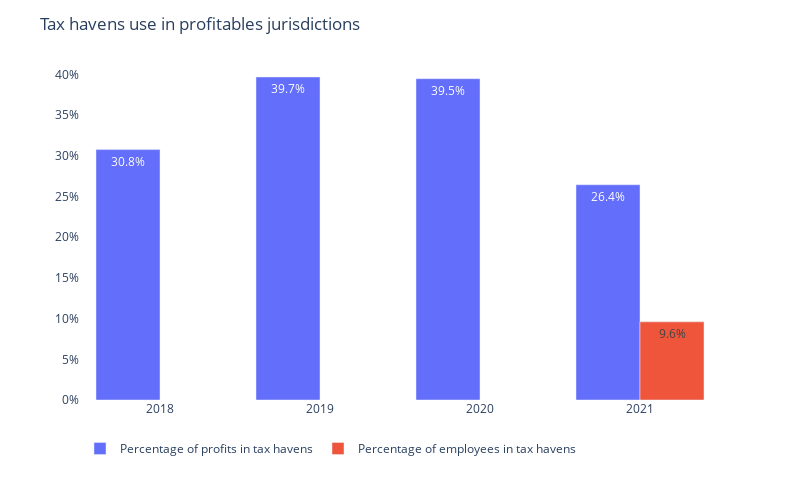

Source (notebook cell):
### Code cell
print(company)
display_tax_havens_use_evolution(df=df, company=company)

### Figure 1 — Plotly figure (JSON) as saved in the notebook; plotly's stock layout.template omitted (floating-point values rounded to 4 significant figures)
{"data": [{"alignmentgroup": "True", "hovertemplate": "variable=Percentage of profits in tax havens<br>year=%{x}<br>value=%{y}<extra></extra>", "legendgroup": "Percentage of profits in tax havens", "marker": {"color": "#636efa", "pattern": {"shape": ""}}, "name": "Percentage of profits in tax havens", "offsetgroup": "Percentage of profits in tax havens", "orientation": "v", "showlegend": true, "textposition": "auto", "texttemplate": "%{y:.1%}", "type": "bar", "x": [2018, 2019, 2020, 2021], "xaxis": "x", "y": [0.3077, 0.3969, 0.3948, 0.2645], "yaxis": "y"}, {"alignmentgroup": "True", "hovertemplate": "variable=Percentage of employees in tax havens<br>year=%{x}<br>value=%{y}<extra></extra>", "legendgroup": "Percentage of employees in tax havens", "marker": {"color": "#EF553B", "pattern": {"shape": ""}}, "name": "Percentage of employees in tax havens", "offsetgroup": "Percentage of employees in tax havens", "orientation": "v", "showlegend": true, "textposition": "auto", "texttemplate": "%{y:.1%}", "type": "bar", "x": [2018, 2019, 2020, 2021], "xaxis": "x", "y": [null, null, null, 0.09602], "yaxis": "y"}], "layout": {"barmode": "group", "height": 480, "legend": {"orientation": "h", "title": {"text": ""}, "tracegroupgap": 0}, "margin": {"t": 60}, "plot_bgcolor": "white", "title": {"text": "Tax havens use in profitables jurisdictions"}, "width": 800, "xaxis": {"anchor": "y", "domain": [0, 1], "title": {}}, "yaxis": {"anchor": "x", "domain": [0, 1], "tickformat": ".0%", "title": {}}}}
